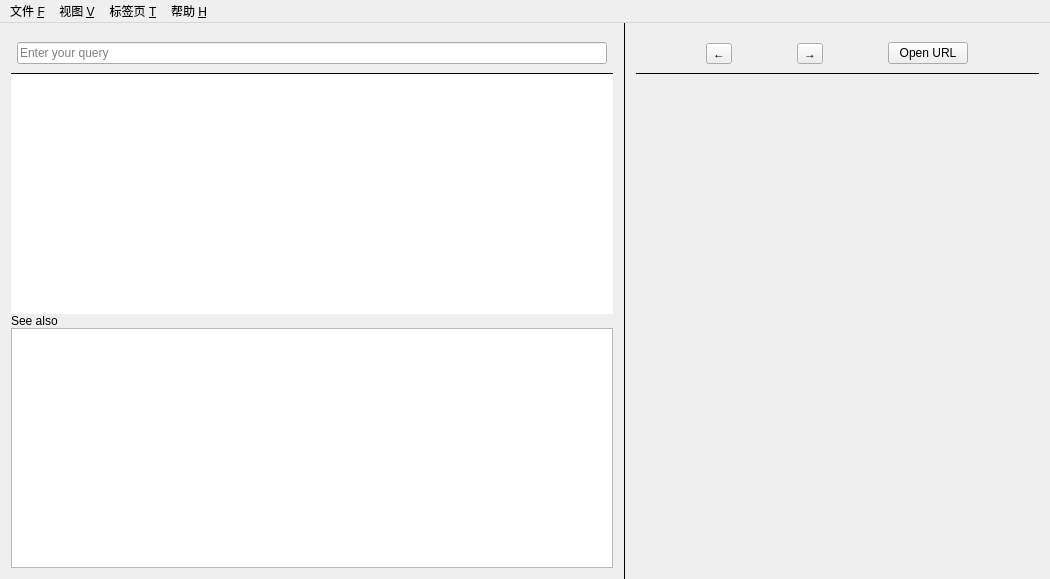
<?xml version="1.0" encoding="UTF-8"?>
<ui version="4.0">
 <class>MainWindow</class>
 <widget class="QMainWindow" name="MainWindow">
  <property name="geometry">
   <rect>
    <x>0</x>
    <y>0</y>
    <width>1050</width>
    <height>579</height>
   </rect>
  </property>
  <property name="windowTitle">
   <string>Zeal</string>
  </property>
  <property name="styleSheet">
   <string notr="true">
QSplitter::handle {
    background: black;
}

QFrame#searchEditFrame, QFrame#tabBarFrame {
    border-top: none;
    border-right: none;
    border-bottom: 1px solid black;
    border-left: none;
}
</string>
  </property>
  <widget class="QWidget" name="centralWidget">
   <layout class="QGridLayout" name="gridLayout">
    <property name="leftMargin">
     <number>0</number>
    </property>
    <property name="topMargin">
     <number>0</number>
    </property>
    <property name="rightMargin">
     <number>0</number>
    </property>
    <property name="bottomMargin">
     <number>0</number>
    </property>
    <item row="0" column="0">
     <widget class="QSplitter" name="splitter">
      <property name="lineWidth">
       <number>5</number>
      </property>
      <property name="orientation">
       <enum>Qt::Horizontal</enum>
      </property>
      <property name="handleWidth">
       <number>1</number>
      </property>
      <widget class="QWidget" name="layoutWidget">
       <layout class="QVBoxLayout" name="verticalLayout">
        <property name="spacing">
         <number>0</number>
        </property>
        <item>
         <widget class="QFrame" name="searchEditFrame">
          <property name="minimumSize">
           <size>
            <width>0</width>
            <height>40</height>
           </size>
          </property>
          <property name="styleSheet">
           <string notr="true"/>
          </property>
          <layout class="QVBoxLayout" name="searchToolbar">
           <property name="leftMargin">
            <number>6</number>
           </property>
           <property name="topMargin">
            <number>6</number>
           </property>
           <property name="rightMargin">
            <number>6</number>
           </property>
           <property name="bottomMargin">
            <number>6</number>
           </property>
           <item>
            <widget class="SearchEdit" name="lineEdit">
             <property name="placeholderText">
              <string>Enter your query</string>
             </property>
            </widget>
           </item>
          </layout>
         </widget>
        </item>
        <item>
         <widget class="QTreeView" name="treeView">
          <property name="frameShape">
           <enum>QFrame::NoFrame</enum>
          </property>
          <property name="selectionBehavior">
           <enum>QAbstractItemView::SelectItems</enum>
          </property>
          <property name="indentation">
           <number>10</number>
          </property>
          <attribute name="headerVisible">
           <bool>false</bool>
          </attribute>
         </widget>
        </item>
        <item>
         <widget class="QLabel" name="seeAlsoLabel">
          <property name="text">
           <string>See also</string>
          </property>
          <property name="margin">
           <number>2</number>
          </property>
         </widget>
        </item>
        <item>
         <widget class="QListView" name="sections">
          <property name="horizontalScrollBarPolicy">
           <enum>Qt::ScrollBarAlwaysOff</enum>
          </property>
         </widget>
        </item>
       </layout>
      </widget>
      <widget class="QWidget" name="layoutWidget_2">
       <layout class="QVBoxLayout" name="viewInfo">
        <property name="spacing">
         <number>0</number>
        </property>
        <item>
         <widget class="QFrame" name="tabBarFrame">
          <property name="minimumSize">
           <size>
            <width>0</width>
            <height>40</height>
           </size>
          </property>
          <layout class="QHBoxLayout" name="toolbox">
           <property name="topMargin">
            <number>0</number>
           </property>
           <property name="rightMargin">
            <number>12</number>
           </property>
           <property name="bottomMargin">
            <number>0</number>
           </property>
           <item>
            <widget class="QToolButton" name="backButton">
             <property name="text">
              <string>←</string>
             </property>
            </widget>
           </item>
           <item>
            <widget class="QToolButton" name="forwardButton">
             <property name="text">
              <string>→</string>
             </property>
            </widget>
           </item>
           <item>
            <layout class="QHBoxLayout" name="toolbarLayout">
             <item>
              <widget class="QPushButton" name="openUrlButton">
               <property name="sizePolicy">
                <sizepolicy hsizetype="Fixed" vsizetype="Fixed">
                 <horstretch>0</horstretch>
                 <verstretch>0</verstretch>
                </sizepolicy>
               </property>
               <property name="text">
                <string>Open URL</string>
               </property>
              </widget>
             </item>
            </layout>
           </item>
          </layout>
         </widget>
        </item>
        <item>
         <widget class="SearchableWebView" name="webView" native="true">
          <property name="sizePolicy">
           <sizepolicy hsizetype="Expanding" vsizetype="Expanding">
            <horstretch>0</horstretch>
            <verstretch>0</verstretch>
           </sizepolicy>
          </property>
         </widget>
        </item>
       </layout>
      </widget>
     </widget>
    </item>
   </layout>
  </widget>
  <widget class="QMenuBar" name="menuBar">
   <property name="geometry">
    <rect>
     <x>0</x>
     <y>0</y>
     <width>1050</width>
     <height>23</height>
    </rect>
   </property>
   <widget class="QMenu" name="menuFile">
    <property name="title">
     <string>文件 &amp;F</string>
    </property>
    <addaction name="actionOptions"/>
    <addaction name="separator"/>
    <addaction name="actionQuit"/>
   </widget>
   <widget class="QMenu" name="menuHelp">
    <property name="title">
     <string>帮助 &amp;H</string>
    </property>
    <addaction name="actionReportProblem"/>
    <addaction name="actionCheckForUpdate"/>
    <addaction name="separator"/>
    <addaction name="actionAboutZeal"/>
    <addaction name="actionAboutQt"/>
   </widget>
   <widget class="QMenu" name="menuView">
    <property name="title">
     <string>视图 &amp;V</string>
    </property>
    <addaction name="actionBack"/>
    <addaction name="actionForward"/>
   </widget>
   <widget class="QMenu" name="menuTabs">
    <property name="title">
     <string>标签页 &amp;T</string>
    </property>
    <addaction name="actionNewTab"/>
    <addaction name="actionCloseTab"/>
    <addaction name="separator"/>
    <addaction name="actionNextTab"/>
    <addaction name="actionPreviousTab"/>
   </widget>
   <addaction name="menuFile"/>
   <addaction name="menuView"/>
   <addaction name="menuTabs"/>
   <addaction name="menuHelp"/>
  </widget>
  <action name="actionQuit">
   <property name="text">
    <string>退出 &amp;Q</string>
   </property>
  </action>
  <action name="actionOptions">
   <property name="text">
    <string>选项 &amp;O</string>
   </property>
  </action>
  <action name="actionAboutZeal">
   <property name="text">
    <string>关于 &amp;marzAPI</string>
   </property>
  </action>
  <action name="actionAboutQt">
   <property name="text">
    <string>关于 &amp;Qt</string>
   </property>
  </action>
  <action name="actionBack">
   <property name="text">
    <string>回退 &amp;B</string>
   </property>
  </action>
  <action name="actionForward">
   <property name="text">
    <string>向前 &amp;F</string>
   </property>
  </action>
  <action name="actionNewTab">
   <property name="text">
    <string>新标签页</string>
   </property>
   <property name="shortcut">
    <string>Ctrl+T</string>
   </property>
  </action>
  <action name="actionCloseTab">
   <property name="text">
    <string>关闭标签页</string>
   </property>
  </action>
  <action name="actionNextTab">
   <property name="text">
    <string>下一个标签页</string>
   </property>
  </action>
  <action name="actionPreviousTab">
   <property name="text">
    <string>前一个标签页</string>
   </property>
  </action>
  <action name="actionReportProblem">
   <property name="text">
    <string>上报bug &amp;R</string>
   </property>
  </action>
  <action name="actionCheckForUpdate">
   <property name="text">
    <string>检查更新 &amp;C</string>
   </property>
  </action>
 </widget>
 <layoutdefault spacing="6" margin="11"/>
 <customwidgets>
  <customwidget>
   <class>SearchEdit</class>
   <extends>QLineEdit</extends>
   <header>ui/widgets/searchedit.h</header>
  </customwidget>
  <customwidget>
   <class>SearchableWebView</class>
   <extends>QWidget</extends>
   <header>ui/widgets/searchablewebview.h</header>
   <container>1</container>
  </customwidget>
 </customwidgets>
 <resources/>
 <connections/>
</ui>
